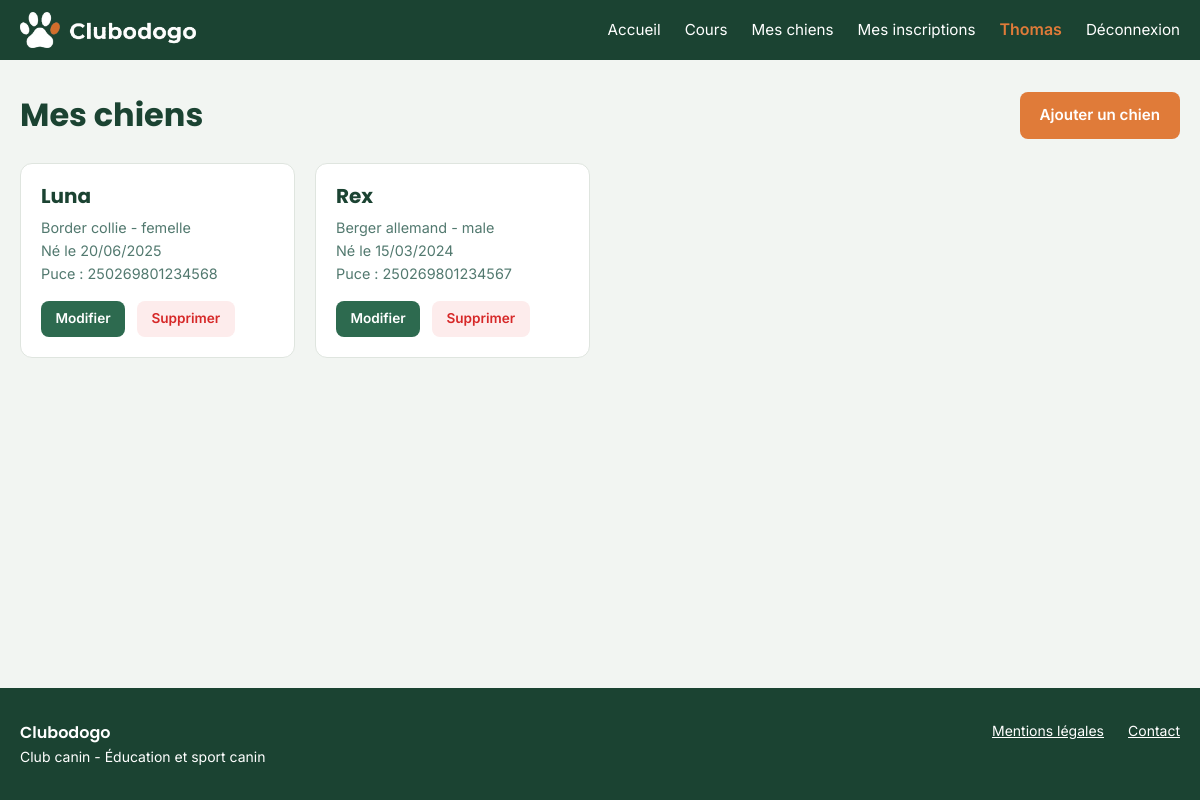
Screenshot of /code/public/chiens/liste.php (signed in) with the database file from the repository.
### tables this page shows
CREATE TABLE `chien` (
  `id` int NOT NULL,
  `nom_chien` varchar(100) NOT NULL,
  `date_naissance` date NOT NULL,
  `sexe` enum('male','femelle') NOT NULL,
  `num_puce` varchar(20) NOT NULL,
  `id_utilisateur` int NOT NULL,
  `id_race` int NOT NULL
);

CREATE TABLE `race` (
  `id` int NOT NULL,
  `libelle_race` varchar(100) NOT NULL
);

### code/init.php (called while the page is built, shortened)
<?php
function proteger($e)
{
    return htmlspecialchars($e ?? '', ENT_QUOTES, 'UTF-8');
}

### code/public/chiens/liste.php (the view, shortened to what this page needs)
<?php
require_once __DIR__ . '/../../init.php';
$utilisateur = utilisateurConnecte();
$requete = $pdo->prepare(
    'SELECT chien.id, chien.nom_chien, chien.date_naissance, chien.sexe,
            chien.num_puce, race.libelle_race
     FROM chien
     INNER JOIN race ON chien.id_race = race.id
     WHERE chien.id_utilisateur = ?
     ORDER BY chien.nom_chien'
);
$requete->execute([$utilisateur['id']]);
$chiens = $requete->fetchAll();
require_once __DIR__ . '/../../header.php';
?>
<div class="barre-titre">
    <h1>Mes chiens</h1>
    <a href="/chiens/formulaire.php" class="bouton bouton-orange">Ajouter un chien</a>
</div>
<?php if (empty($chiens)): ?>
    <p class="vide">Vous n'avez pas encore enregistré de chien. Ajoutez-en un pour pouvoir l'inscrire à un cours.</p>
<?php else: ?>
    <div class="grille">
        <?php foreach ($chiens as $chien): ?>
            <div class="carte">
                <h3><?= proteger($chien['nom_chien']) ?></h3>
                <p><?= proteger($chien['libelle_race']) ?> - <?= proteger($chien['sexe']) ?></p>
                <p>Né le <?= date('d/m/Y', strtotime($chien['date_naissance'])) ?></p>
                <p>Puce : <?= proteger($chien['num_puce']) ?></p>
                <div class="actions">
                    <a href="/chiens/formulaire.php?id=<?= (int) $chien['id'] ?>" class="bouton bouton-petit">Modifier</a>
                    <a href="/chiens/supprimer.php?id=<?= (int) $chien['id'] ?>" class="bouton bouton-petit bouton-rouge">Supprimer</a>
                </div>
            </div>
        <?php endforeach; ?>
    </div>
<?php endif; ?>
<?php require_once __DIR__ . '/../../footer.php'; ?>

### code/public/assets/css/style.css (style rules this page uses)
:root { --vert-primaire: #1b4332; --vert-secondaire: #2d6a4f; --vert-gris: #52796f; --orange: #e07b39; --blanc: #ffffff; --texte: #212121; --fond: #f2f5f2; --bordure: #dfe5df; --erreur: #d62828; --erreur-fond: #fdecec; --succes: #2d6a4f; --succes-fond: #e3efe7; }
* { margin: 0; padding: 0; box-sizing: border-box; }
body { font-family: 'Inter', Arial, sans-serif; color: var(--texte); background-color: var(--fond); line-height: 1.6; display: flex; flex-direction: column; min-height: 100vh; }
h1, h2, h3 { font-family: 'Poppins', Arial, sans-serif; color: var(--vert-primaire); line-height: 1.2; }
h1 { font-size: 2rem; }
h3 { font-size: 1.25rem; }
a { color: var(--vert-secondaire); }
.bouton { display: inline-block; padding: 0.7rem 1.25rem; border-radius: 8px; border: none; font-family: inherit; font-size: 0.95rem; font-weight: 600; text-decoration: none; cursor: pointer; background-color: var(--vert-secondaire); color: var(--blanc); }
.bouton-orange { background-color: var(--orange); color: var(--blanc) !important; }
.bouton-petit { padding: 0.45rem 0.9rem; font-size: 0.85rem; }
.bouton-rouge { background-color: var(--erreur-fond); color: var(--erreur); }
.barre-titre { display: flex; justify-content: space-between; align-items: center; gap: 1rem; flex-wrap: wrap; }
.grille { display: grid; grid-template-columns: repeat(auto-fill, minmax(260px, 1fr)); gap: 1.25rem; margin-top: 1.5rem; }
.carte { background-color: var(--blanc); border: 1px solid var(--bordure); border-radius: 12px; padding: 1.25rem; }
.carte h3 { margin-bottom: 0.5rem; }
.carte p { font-size: 0.9rem; color: var(--vert-gris); }
.actions { display: flex; gap: 0.75rem; margin-top: 1rem; flex-wrap: wrap; align-items: center; }

### rows the page displays
chien: nom_chien "Luna", id_race.libelle_race "Border collie", sexe "femelle", date_naissance "20/06/2025", num_puce "250269801234568"
chien: nom_chien "Rex", id_race.libelle_race "Berger allemand", sexe "male", date_naissance "15/03/2024", num_puce "250269801234567"

### other values shown
proteger($connecte['prenom']) "Thomas"
